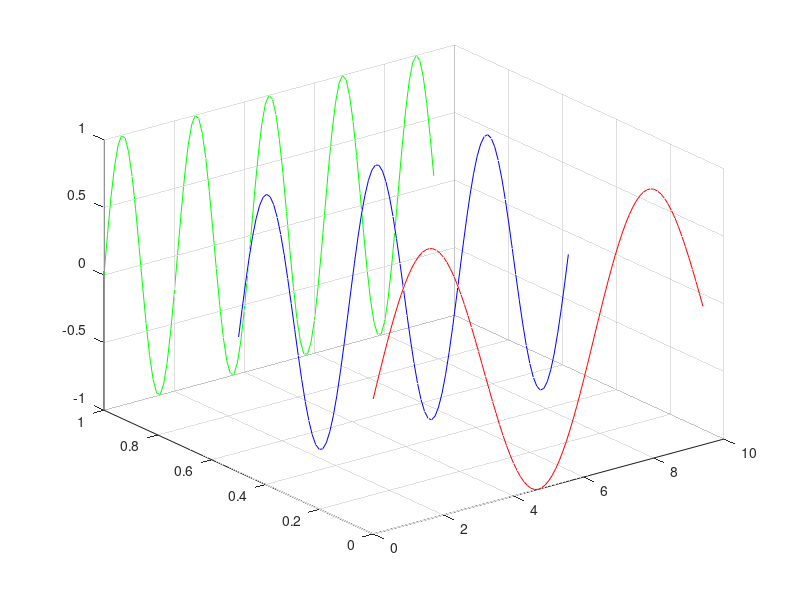

MATLAB code for this plot:
x=0:0.1:3*pi; z1=sin(x); z2=sin(2.*x);z3=sin(3.*x);
y1=zeros(size(x)); y3=ones(size(x)); y2=y3./2;
plot3(x,y1,z1,'r',x,y2,z2,'b',x,y3,z3,'g');grid on;
